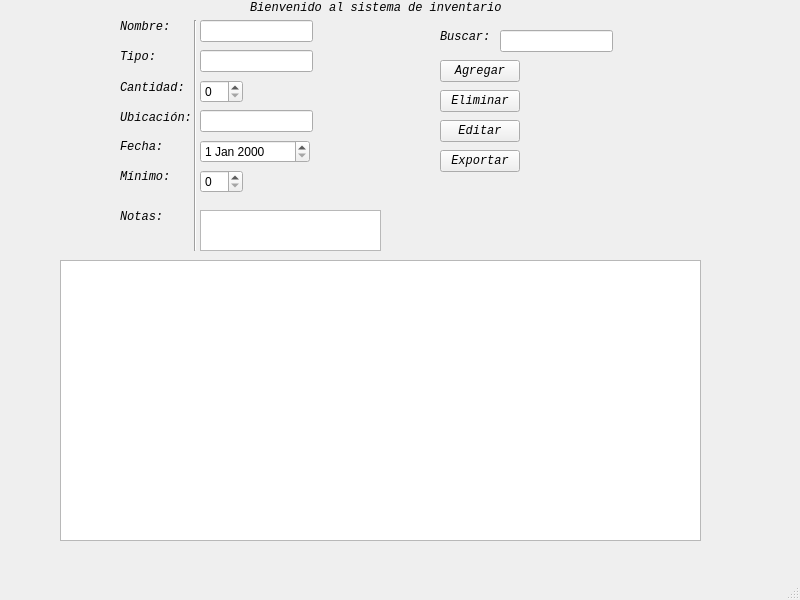
<?xml version="1.0" encoding="UTF-8"?>
<ui version="4.0">
 <class>MainWindow</class>
 <widget class="QMainWindow" name="MainWindow">
  <property name="geometry">
   <rect>
    <x>0</x>
    <y>0</y>
    <width>800</width>
    <height>600</height>
   </rect>
  </property>
  <property name="windowTitle">
   <string>MainWindow</string>
  </property>
  <widget class="QWidget" name="centralwidget">
   <widget class="QLabel" name="Titulo">
    <property name="geometry">
     <rect>
      <x>250</x>
      <y>0</y>
      <width>261</width>
      <height>16</height>
     </rect>
    </property>
    <property name="font">
     <font>
      <family>Monospace</family>
      <italic>true</italic>
     </font>
    </property>
    <property name="text">
     <string>Bienvenido al sistema de inventario</string>
    </property>
   </widget>
   <widget class="QTableView" name="tableView">
    <property name="geometry">
     <rect>
      <x>60</x>
      <y>260</y>
      <width>641</width>
      <height>281</height>
     </rect>
    </property>
   </widget>
   <widget class="QLineEdit" name="txtBuscar">
    <property name="geometry">
     <rect>
      <x>500</x>
      <y>30</y>
      <width>113</width>
      <height>22</height>
     </rect>
    </property>
   </widget>
   <widget class="QPushButton" name="btnAgregar">
    <property name="geometry">
     <rect>
      <x>440</x>
      <y>60</y>
      <width>80</width>
      <height>22</height>
     </rect>
    </property>
    <property name="font">
     <font>
      <family>Monospace</family>
      <italic>true</italic>
     </font>
    </property>
    <property name="text">
     <string>Agregar</string>
    </property>
   </widget>
   <widget class="QLineEdit" name="txtNombre">
    <property name="geometry">
     <rect>
      <x>200</x>
      <y>20</y>
      <width>113</width>
      <height>22</height>
     </rect>
    </property>
   </widget>
   <widget class="QLineEdit" name="txtTipo">
    <property name="geometry">
     <rect>
      <x>200</x>
      <y>50</y>
      <width>113</width>
      <height>22</height>
     </rect>
    </property>
   </widget>
   <widget class="QSpinBox" name="spinCantidad">
    <property name="geometry">
     <rect>
      <x>200</x>
      <y>80</y>
      <width>43</width>
      <height>23</height>
     </rect>
    </property>
   </widget>
   <widget class="QLineEdit" name="txtUbicacion">
    <property name="geometry">
     <rect>
      <x>200</x>
      <y>110</y>
      <width>113</width>
      <height>22</height>
     </rect>
    </property>
   </widget>
   <widget class="QDateEdit" name="dateCompra">
    <property name="geometry">
     <rect>
      <x>200</x>
      <y>140</y>
      <width>110</width>
      <height>23</height>
     </rect>
    </property>
   </widget>
   <widget class="QSpinBox" name="spinMinimo">
    <property name="geometry">
     <rect>
      <x>200</x>
      <y>170</y>
      <width>43</width>
      <height>23</height>
     </rect>
    </property>
   </widget>
   <widget class="QTextEdit" name="txtNotas">
    <property name="geometry">
     <rect>
      <x>200</x>
      <y>210</y>
      <width>181</width>
      <height>41</height>
     </rect>
    </property>
   </widget>
   <widget class="QLabel" name="label">
    <property name="geometry">
     <rect>
      <x>120</x>
      <y>20</y>
      <width>57</width>
      <height>14</height>
     </rect>
    </property>
    <property name="font">
     <font>
      <family>Monospace</family>
      <italic>true</italic>
     </font>
    </property>
    <property name="text">
     <string>Nombre:</string>
    </property>
   </widget>
   <widget class="QLabel" name="label_2">
    <property name="geometry">
     <rect>
      <x>120</x>
      <y>50</y>
      <width>57</width>
      <height>14</height>
     </rect>
    </property>
    <property name="font">
     <font>
      <family>Monospace</family>
      <italic>true</italic>
     </font>
    </property>
    <property name="text">
     <string>Tipo:</string>
    </property>
   </widget>
   <widget class="QLabel" name="label_3">
    <property name="geometry">
     <rect>
      <x>120</x>
      <y>80</y>
      <width>71</width>
      <height>16</height>
     </rect>
    </property>
    <property name="font">
     <font>
      <family>Monospace</family>
      <italic>true</italic>
     </font>
    </property>
    <property name="text">
     <string>Cantidad:</string>
    </property>
   </widget>
   <widget class="QLabel" name="label_4">
    <property name="geometry">
     <rect>
      <x>120</x>
      <y>110</y>
      <width>81</width>
      <height>16</height>
     </rect>
    </property>
    <property name="font">
     <font>
      <family>Monospace</family>
      <italic>true</italic>
     </font>
    </property>
    <property name="text">
     <string>Ubicación:</string>
    </property>
   </widget>
   <widget class="QLabel" name="label_5">
    <property name="geometry">
     <rect>
      <x>120</x>
      <y>140</y>
      <width>57</width>
      <height>14</height>
     </rect>
    </property>
    <property name="font">
     <font>
      <family>Monospace</family>
      <italic>true</italic>
     </font>
    </property>
    <property name="text">
     <string>Fecha:</string>
    </property>
   </widget>
   <widget class="QLabel" name="label_6">
    <property name="geometry">
     <rect>
      <x>120</x>
      <y>170</y>
      <width>57</width>
      <height>14</height>
     </rect>
    </property>
    <property name="font">
     <font>
      <family>Monospace</family>
      <italic>true</italic>
     </font>
    </property>
    <property name="text">
     <string>Mínimo:</string>
    </property>
   </widget>
   <widget class="QLabel" name="label_7">
    <property name="geometry">
     <rect>
      <x>120</x>
      <y>210</y>
      <width>57</width>
      <height>14</height>
     </rect>
    </property>
    <property name="font">
     <font>
      <family>Monospace</family>
      <italic>true</italic>
     </font>
    </property>
    <property name="text">
     <string>Notas:</string>
    </property>
   </widget>
   <widget class="Line" name="linea">
    <property name="geometry">
     <rect>
      <x>180</x>
      <y>20</y>
      <width>31</width>
      <height>231</height>
     </rect>
    </property>
    <property name="orientation">
     <enum>Qt::Vertical</enum>
    </property>
   </widget>
   <widget class="QPushButton" name="btnEliminar">
    <property name="geometry">
     <rect>
      <x>440</x>
      <y>90</y>
      <width>80</width>
      <height>22</height>
     </rect>
    </property>
    <property name="font">
     <font>
      <family>Monospace</family>
      <italic>true</italic>
     </font>
    </property>
    <property name="text">
     <string>Eliminar</string>
    </property>
   </widget>
   <widget class="QPushButton" name="btnEditar">
    <property name="geometry">
     <rect>
      <x>440</x>
      <y>120</y>
      <width>80</width>
      <height>22</height>
     </rect>
    </property>
    <property name="font">
     <font>
      <family>Monospace</family>
      <italic>true</italic>
     </font>
    </property>
    <property name="text">
     <string>Editar</string>
    </property>
   </widget>
   <widget class="QPushButton" name="btnExportar">
    <property name="geometry">
     <rect>
      <x>440</x>
      <y>150</y>
      <width>80</width>
      <height>22</height>
     </rect>
    </property>
    <property name="font">
     <font>
      <family>Monospace</family>
      <italic>true</italic>
     </font>
    </property>
    <property name="text">
     <string>Exportar</string>
    </property>
   </widget>
   <widget class="QLabel" name="label_8">
    <property name="geometry">
     <rect>
      <x>440</x>
      <y>30</y>
      <width>57</width>
      <height>14</height>
     </rect>
    </property>
    <property name="font">
     <font>
      <family>Monospace</family>
      <italic>true</italic>
     </font>
    </property>
    <property name="text">
     <string>Buscar:</string>
    </property>
   </widget>
  </widget>
  <widget class="QMenuBar" name="menubar">
   <property name="geometry">
    <rect>
     <x>0</x>
     <y>0</y>
     <width>800</width>
     <height>19</height>
    </rect>
   </property>
  </widget>
  <widget class="QStatusBar" name="statusbar"/>
 </widget>
 <resources/>
 <connections/>
</ui>
